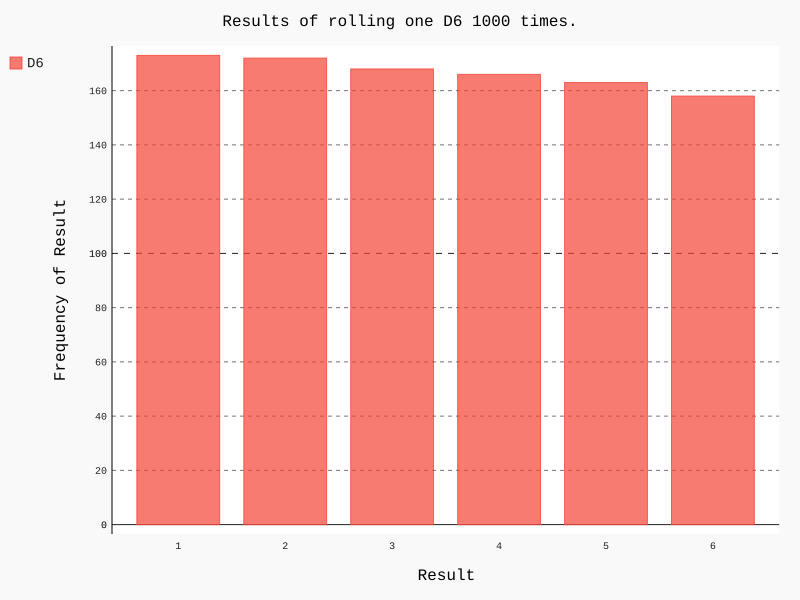

Generate this figure with Python:
import pygal
from die import Die

# Create a D6.
die = Die()

# Make some rolls, and store the results in a list.
results = []
for roll_num in range(1000):
	result = die.roll()
	results.append(result)

print(results)

# Analyze the results.
frequencies = []
for value in range(1, die.num_sides+1):
	frequency = results.count(value)
	frequencies.append(frequency)

#print(frequencies)

# Visualize the results.

hist = pygal.Bar()

hist.title = "Results of rolling one D6 1000 times."
hist.x_labels = ['1', '2', '3', '4', '5', '6']
hist.x_title = "Result"
hist.y_title = "Frequency of Result"

hist.add('D6', frequencies)
hist.render_to_file('die_visual.svg')
